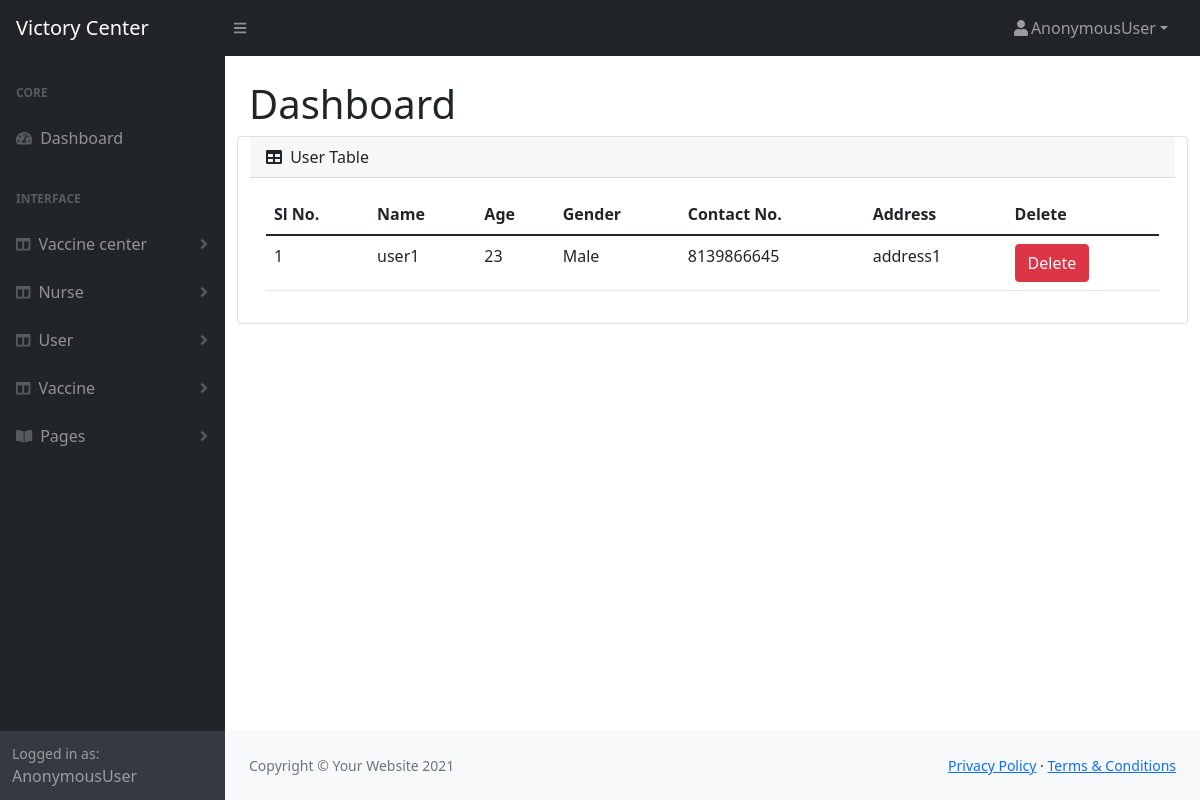
The app's page /user_view, older data.
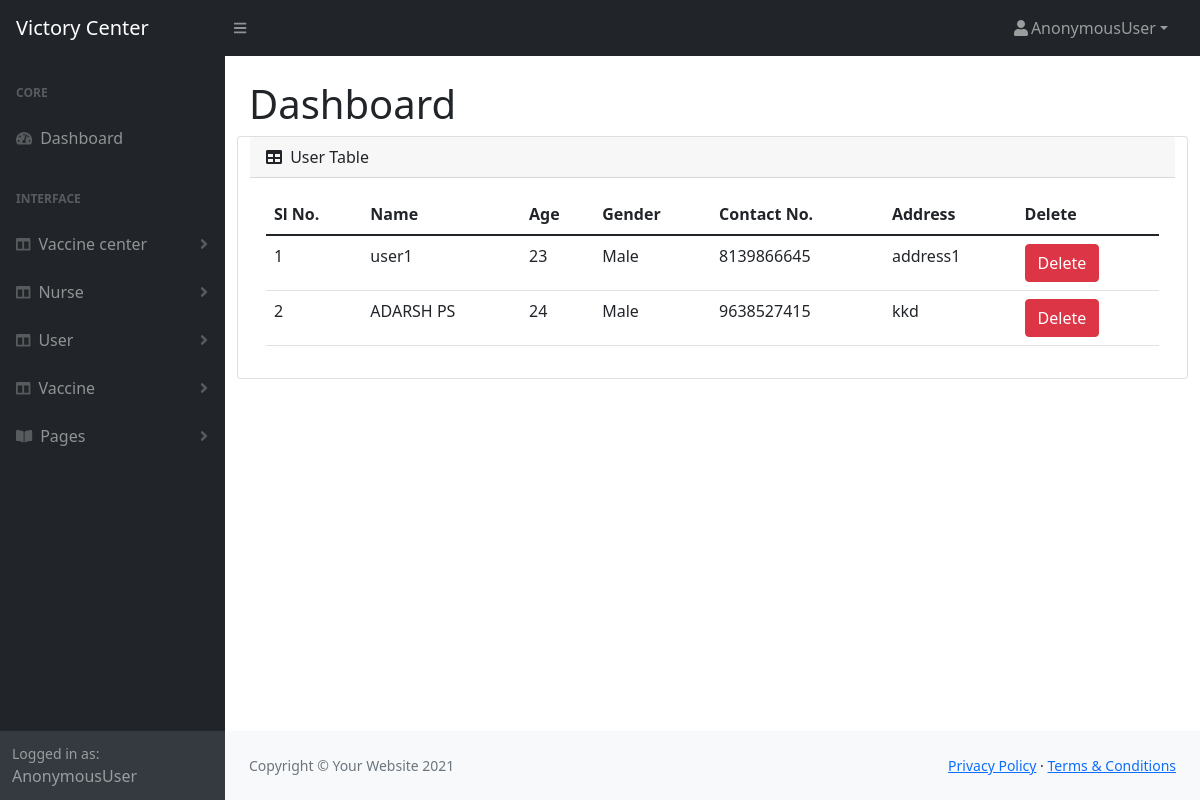
The same page, newer data.
### vaccine_app/models.py (models this page shows, shortened)
class User(models.Model):
    user = models.OneToOneField(Login, on_delete=models.CASCADE, related_name='user')
    name = models.CharField(max_length=50)
    age = models.IntegerField()
    gender = models.CharField(max_length=50)
    contact_no = models.CharField(max_length=50)
    address = models.TextField()
    recent_vaccinations = models.TextField(null=True, blank=True)

### vaccine_app/admin_views.py (the view)
# urls.py: path('user_view', admin_views.user_view, name='user_view'),
def user_view(request):
    u = User.objects.all()
    context = {
        'user': u
    }
    return render(request, 'admin_temp/user_view.html', context)

### templates/admin_temp/user_view.html (shortened to what this page needs)
{% extends 'admin_temp/admin_home.html' %}
{% load crispy_forms_tags %}
{% block content %}
<div class="card mb-4">
                            <div class="card-header">
                                <i class="fas fa-table me-1"></i>
                                User Table
                            </div>
                            <div class="card-body">
                                <table class="table table-stripped">
                                    <thead>
                                        <tr>
                                            <th>Sl No.</th>
                                            <th>Name</th>
                                            <th>Age</th>
                                            <th>Gender</th>
                                            <th>Contact No.</th>
                                            <th>Address</th>
                                            <th>Delete</th>
                                        </tr>
                                    </thead>
                                    <tbody>
                                    {% for u in user %}
                                        <tr>
                                            <td>{{forloop.counter}}</td>
                                            <td>{{u.name}}</td>
                                            <td>{{u.age}}</td>
                                            <td>{{u.gender}}</td>
                                            <td>{{u.contact_no}}</td>
                                            <td>{{u.address}}</td>
                                            <td>
                                                <form action="{% url 'user_delete' u.id %}" method="post">
                                                    <button type="submit" class="btn btn-danger">Delete</button>
                                                </form>
                                            </td>
                                        </tr>
                                    {% endfor %}
                                    </tbody>
                                </table>
                            </div>
                        </div>
{% endblock %}

### templates/admin_temp/admin_home.html (shortened to what this page needs)
<!DOCTYPE html>
{% load static %}
<html lang="en">
    <head>
        <link href="https://cdn.jsdelivr.net/npm/simple-datatables@latest/dist/style.css" rel="stylesheet" />
        <link href=" {% static 'vendor/css/styles.css' %} " rel="stylesheet" />
    </head>
    <body class="sb-nav-fixed">
        <nav class="sb-topnav navbar navbar-expand navbar-dark bg-dark">
            <a class="navbar-brand ps-3" href=" {% url 'admin_home' %} ">Victory Center</a>
            <button class="btn btn-link btn-sm order-1 order-lg-0 me-4 me-lg-0" id="sidebarToggle" href=" {% static '#!' %} "><i class="fas fa-bars"></i></button>
            <ul class="navbar-nav ms-auto ms-md-0 me-3 me-lg-4">
                <li class="nav-item dropdown">
                    <a class="nav-link dropdown-toggle" id="navbarDropdown" href="#" role="button" data-bs-toggle="dropdown" aria-expanded="false"><i class="fas fa-user fa-fw"></i>{{request.user}}</a>
                </li>
            </ul>
        </nav>
        <div id="layoutSidenav">
            <div id="layoutSidenav_nav">
                <nav class="sb-sidenav accordion sb-sidenav-dark" id="sidenavAccordion">
                    <div class="sb-sidenav-menu">
                        <div class="nav">
                            <div class="sb-sidenav-menu-heading">Core</div>
                            <a class="nav-link" href=" {% url 'admin_home' %} ">
                                <div class="sb-nav-link-icon"><i class="fas fa-tachometer-alt"></i></div>
                                Dashboard
                            </a>
                            <div class="sb-sidenav-menu-heading">Interface</div>
                            <a class="nav-link collapsed" href="#" data-bs-toggle="collapse" data-bs-target="#collapseLayouts" aria-expanded="false" aria-controls="collapseLayouts">
                                <div class="sb-nav-link-icon"><i class="fas fa-columns"></i></div>
                                Vaccine center
                                <div class="sb-sidenav-collapse-arrow"><i class="fas fa-angle-down"></i></div>
                            </a>
                            <a class="nav-link collapsed" href="#" data-bs-toggle="collapse" data-bs-target="#collapseLayout" aria-expanded="false" aria-controls="collapseLayouts">
                                <div class="sb-nav-link-icon"><i class="fas fa-columns"></i></div>
                                Nurse
                                <div class="sb-sidenav-collapse-arrow"><i class="fas fa-angle-down"></i></div>
                            </a>
                            <a class="nav-link collapsed" href="#" data-bs-toggle="collapse" data-bs-target="#collapseLayou" aria-expanded="false" aria-controls="collapseLayouts">
                                <div class="sb-nav-link-icon"><i class="fas fa-columns"></i></div>
                                User
                                <div class="sb-sidenav-collapse-arrow"><i class="fas fa-angle-down"></i></div>
                            </a>
                            <a class="nav-link collapsed" href="#" data-bs-toggle="collapse" data-bs-target="#collapseLayo" aria-expanded="false" aria-controls="collapseLayouts">
                                <div class="sb-nav-link-icon"><i class="fas fa-columns"></i></div>
                                Vaccine
                                <div class="sb-sidenav-collapse-arrow"><i class="fas fa-angle-down"></i></div>
                            </a>
                            <a class="nav-link collapsed" href="#" data-bs-toggle="collapse" data-bs-target="#collapsePages" aria-expanded="false" aria-controls="collapsePages">
                                <div class="sb-nav-link-icon"><i class="fas fa-book-open"></i></div>
                                Pages
                                <div class="sb-sidenav-collapse-arrow"><i class="fas fa-angle-down"></i></div>
                            </a>
                        </div>
                    </div>
                    <div class="sb-sidenav-footer">
                        <div class="small">Logged in as:</div>
                        {{request.user}}
                    </div>
                </nav>
            </div>
            <div id="layoutSidenav_content">
                <main>
                    <div class="container-fluid px-4">
                        <h1 class="mt-4">Dashboard</h1>
                        <div class="row">
                            {% block content %}{% endblock %}
                    </div>
                </main>
                <footer class="py-4 bg-light mt-auto">
                    <div class="container-fluid px-4">
                        <div class="d-flex align-items-center justify-content-between small">
                            <div class="text-muted">Copyright &copy; Your Website 2021</div>
                            <div>
                                <a href="#">Privacy Policy</a>
                                &middot;
                                <a href="#">Terms &amp; Conditions</a>
                            </div>
                        </div>
                    </div>
                </footer>
            </div>
        </div>
    </body>
</html>

Row changes from the older to the newer data that the page shows:
added User: name "ADARSH PS", age "24", gender "Male", contact_no "9638527415", address "kkd"
